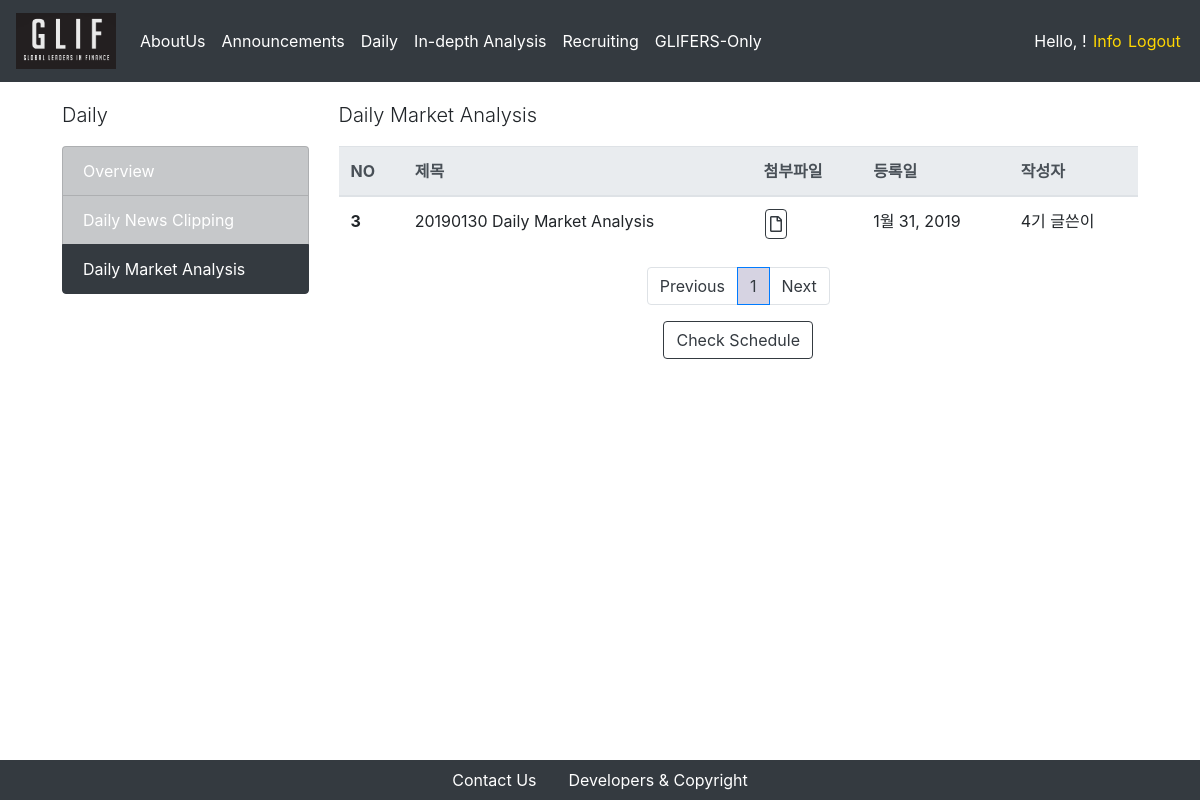
/daily/market/ (signed in), run on an earlier commit of the app's database.
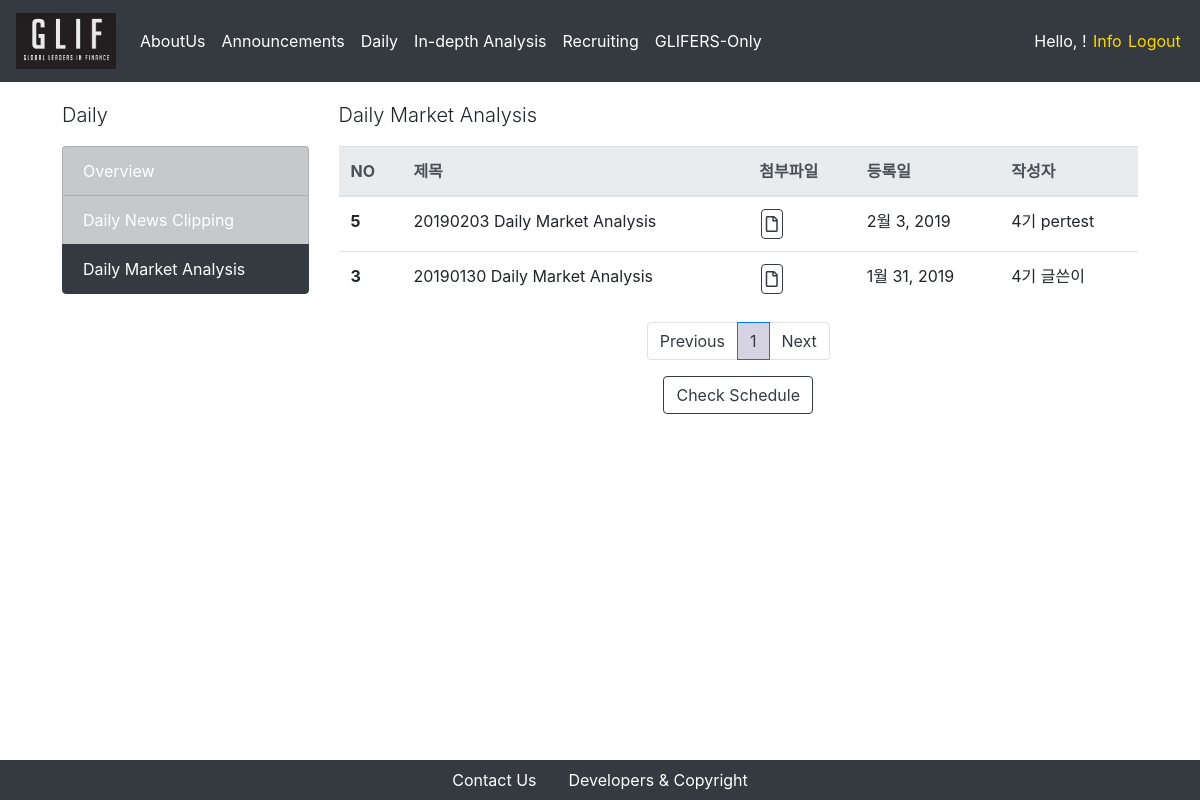
And on a later commit of the database.
### daily_market/models.py (models this page shows, shortened)
class Post(models.Model):
    today = str(date.today()).replace("-", "")
    title = models.CharField(default = today+ " Daily Market Analysis", max_length = 50)
    written_date = models.DateField(auto_now = True)
    writer = models.ForeignKey(Glifer, on_delete = models.CASCADE, related_name = "Daily_Market_writer")
    e_u_cl = models.DecimalField(decimal_places = 2, null = True, blank = True , max_digits = 10)
    e_u_ch = models.DecimalField(decimal_places = 2, null = True, blank = True , max_digits = 10)
    u_k_cl = models.DecimalField(decimal_places = 2, null = True, blank = True , max_digits = 10)
    u_k_ch = models.DecimalField(decimal_places = 2, null = True, blank = True , max_digits = 10)
    fed_cl = models.DecimalField(decimal_places = 2, null = True, blank = True , max_digits = 10)
    fed_ch = models.DecimalField(decimal_places = 2, null = True, blank = True , max_digits = 10)
    spread_cl = models.DecimalField(decimal_places = 2, null = True, blank = True , max_digits = 10)
    spread_ch = models.DecimalField(decimal_places = 2, null = True, blank = True , max_digits = 10)
    usyr2_cl = models.DecimalField(decimal_places = 2, null = True, blank = True, max_digits = 10)
    usyr2_ch = models.DecimalField(decimal_places = 2, null = True, blank = True, max_digits = 10)
    usyr10_cl = models.DecimalField(decimal_places = 2, null = True, blank = True, max_digits = 10)
    usyr10_ch = models.DecimalField(decimal_places = 2, null = True, blank = True, max_digits = 10)
    bok_cl = models.DecimalField(decimal_places = 2, null = True, blank = True, max_digits = 10)
    bok_ch = models.DecimalField(decimal_places = 2, null = True, blank = True, max_digits = 10)
    kryr3_cl = models.DecimalField(decimal_places = 2, null = True, blank = True, max_digits = 10)
    kryr3_ch = models.DecimalField(decimal_places = 2, null = True, blank = True, max_digits = 10)
    kryr10_cl = models.DecimalField(decimal_places = 2, null = True, blank = True, max_digits = 10)
    kryr10_ch = models.DecimalField(decimal_places = 2, null = True, blank = True, max_digits = 10)
    dj_cl = models.DecimalField(decimal_places = 2, null = True, blank = True, max_digits = 10)
    dj_ch = models.DecimalField(decimal_places = 2, null = True, blank = True, max_digits = 10)
    sp_cl = models.DecimalField(decimal_places = 2, null = True, blank = True, max_digits = 10)
    sp_ch = models.DecimalField(decimal_places = 2, null = True, blank = True, max_digits = 10)
    nas_cl = models.DecimalField(decimal_places = 2, null = True, blank = True, max_digits = 10)
    nas_ch = models.DecimalField(decimal_places = 2, null = True, blank = True, max_digits = 10)
    ksp_cl = models.DecimalField(decimal_places = 2, null = True, blank = True, max_digits = 10)
    ksp_ch = models.DecimalField(decimal_places = 2, null = True, blank = True, max_digits = 10)
    ksd_cl = models.DecimalField(decimal_places = 2, null = True, blank = True, max_digits = 10)
    ksd_ch = models.DecimalField(decimal_places = 2, null = True, blank = True, max_digits = 10)
    nik_cl = models.DecimalField(decimal_places = 2, null = True, blank = True, max_digits = 10)
    nik_ch = models.DecimalField(decimal_places = 2, null = True, blank = True, max_digits = 10)
    hk_cl = models.DecimalField(decimal_places = 2, null = True, blank = True, max_digits = 10)
    hk_ch = models.DecimalField(decimal_places = 2, null = True, blank = True, max_digits = 10)
    bco_cl = models.DecimalField(decimal_places = 2, null = True, blank = True, max_digits = 10)
    bco_ch = models.DecimalField(decimal_places = 2, null = True, blank = True, max_digits = 10)
    wti_cl = models.DecimalField(decimal_places = 2, null = True, blank = True, max_digits = 10)
    wti_ch = models.DecimalField(decimal_places = 2, null = True, blank = True, max_digits = 10)
    gd_cl = models.DecimalField(decimal_places = 2, null = True, blank = True, max_digits = 10)
    gd_ch = models.DecimalField(decimal_places = 2, null = True, blank = True, max_digits = 10)
    bdi_cl = models.DecimalField(decimal_places = 2, null = True, blank = True, max_digits = 10)
    bdi_ch = models.DecimalField(decimal_places = 2, null = True, blank = True, max_digits = 10)

### users/models.py (models this page shows)
class Glifer(models.Model):
    user = models.OneToOneField(CustomUser, on_delete = models.CASCADE, primary_key = True)
    is_mentor = models.BooleanField(default=False)
    is_authorized = models.BooleanField(default = False)
    name_en = models.CharField(max_length = 250)
    name_kr = models.CharField(max_length = 250)
    birthdate = models.DateField(default = "2000-01-01")
    phonenumber = models.CharField(max_length = 250)
    work_at = models.CharField(max_length = 250, blank = True)
    self_intro = models.TextField(max_length = 1000)
    profile_img = models.FileField(upload_to = 'profiles/%Y/%m/%d/', default = '/users/man-user.png')
    nth = models.CharField(
        max_length=2,
        choices=nth_CHOICES,
        default=glif_4th,
    )
    def __str__(self):
        return self.nth + " " + self.name_kr

### daily_market/views.py (the view)
# urls.py: path('', PostListView.as_view(), name='announcement-index'),
class PostListView(ListView):
    model = Post
    template_name = 'daily_market/index.html'
    context_object_name = "posts"
    paginate_by = 5
    block_size = 5 # 하단의 페이지 목록 수
    def get_queryset(self):
        order_by_recent_time = Post.objects.all().order_by("-pk")
        return order_by_recent_time
    def get_context_data(self, **kwargs):
        context = super(PostListView, self).get_context_data(**kwargs)
        block_size = 5 # 하단의 페이지 목록 수
        start_index = int((context['page_obj'].number - 1) / self.block_size) * self.block_size
        end_index = min(start_index + self.block_size, len(context['paginator'].page_range))
        context['page_range'] = context['paginator'].page_range[start_index:end_index]
        return context

### daily_market/templates/daily_market/index.html (shortened to what this page needs)
{% extends 'setups/base.html' %}
{% block body %}
<div class = "container">
    <div class = "row">
        <div class = "col-md-3">
            <p class = "lead">Daily</p>
            <div class = "list-group">
                <li class = "list-group-item list-group-item-dark"> <a href="/daily/overview">Overview</a> </li>
                <li class = "list-group-item list-group-item-dark"> <a href="/daily/newsclipping">Daily News Clipping</a></li>
                <li class = "list-group-item list-group-item-dark active"> <a href="/daily/market">Daily Market Analysis</a></li>
            </div>
        </div>
        <div class = "col-md-9">
            <p class = "lead">Daily Market Analysis</p>
            <table class="table">
                <thead class="thead-light">
                    <tr>
                        <th scope="col">NO</th>
                        <th scope="col">제목</th>
                        <th scope="col">첨부파일</th>
                        <th scope="col">등록일</th>
                        <th scope="col">작성자</th>
                    </tr>
                </thead>
                <tbody>
                    {% for post in posts %}
                        <tr>
                            <th scope="row">{{ post.id }}</th>
                            <td>
                                {{ post.title }}
                            </td>
                            <td>
                                <button type="button" class="btn btn-outline-dark btn-download" onclick="location.href = '/daily/market/{{post.pk}}/create_report'"><i class="far fa-file"></i></button>
                            </td>
                            <td>{{ post.written_date }}</td>
                            <td>{{ post.writer }}</td>
                        </tr>
                    {% endfor %}
                </tbody>
            </table>
            <nav aria-label="Page navigation">
                <ul class="pagination justify-content-center">
                    {% if page_obj.has_previous %}
                    <li class = "page-item">
                        <a class = "page-link" href="?page={{ page_obj.previous_page_number }}" aria-label="Previous">
                        Previous
                        </a>
                    </li>
                    {% else %}
                    <li class="page-item"><a class="page-link" href="#" tabindex="-1" aria-disabled="true">Previous</a></li>
                    {% endif %}
                    {% for i in page_range %}
                    {% if page_obj.number == i %}
                        <li class = "active page-item"><a class="page-link" href="#">{{i}}</a></li>
                    {% else %}
                        <li class = "page-item"><a class = "page-link" href="?page={{ i }}">{{ i }}</a></li>
                    {% endif %}
                    {% endfor %}
                    {% if page_obj.has_next %}
                    <li class = "page-item">
                        <a class = "page-link" href="?page={{ page_obj.next_page_number }}" aria-label="Next">
                            Next
                        </a>
                    </li>
                    {% else %}
                    <li class="page-item">
                        <a class="page-link" href="#">Next</a>
                    </li>
                    {% endif %}
                </ul>
            </nav>
            <div class = "row align-items-center justify-content-center">
                <button type="button" class="btn btn-outline-dark" data-toggle="modal" data-target="#schedule">
                        Check Schedule
                </button>
            </div>
        </div>
    </div>
</div>
{% endblock %}

What changed in the data, as far as the page shows it:
added Post: id "5", title "20190203 Daily Market Analysis", written_date "2월 3, 2019", writer "4기 pertest"
